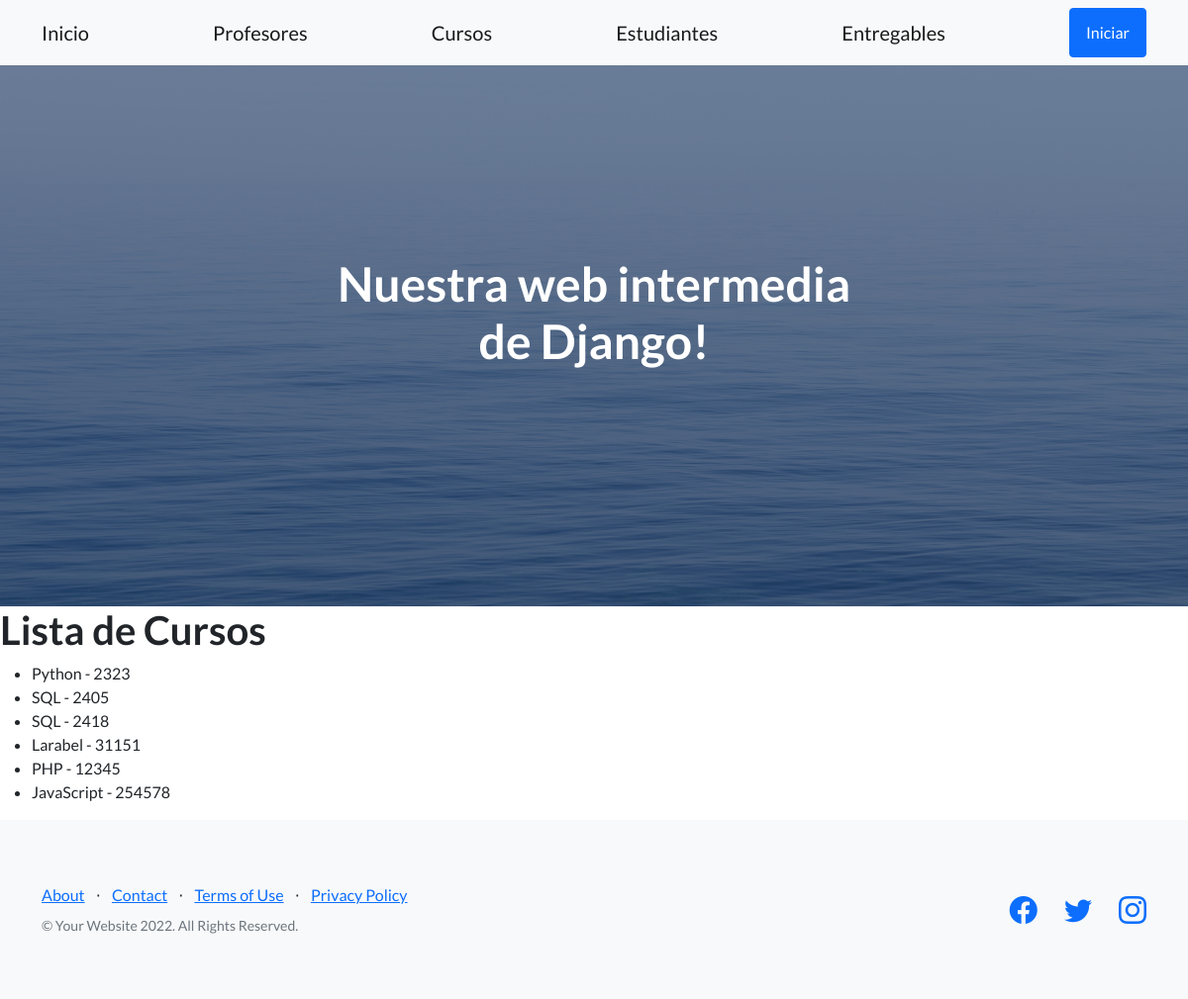
The app's page /app-coder/listaCurso/ with its own data.
### appcoder/models.py (models this page shows)
class Curso(models.Model):
    nombre = models.CharField(max_length=50)
    camada = models.IntegerField()
    def __str__(self):
        return f'{self.nombre} - {self.camada}'

### appcoder/views.py (the view)
# urls.py: path('listaCurso/', listaCursos, name = 'ListaCursos'),
def listaCursos(request):
    cursos = Curso.objects.all()
    return render(request, "leerCursos.html",{"cursos": cursos})

### appcoder/templates/leerCursos.html
{% extends 'padre.html' %}
{% load static %}
{% block contenidoQueCambia %}
<h1>Lista de Cursos</h1>
<ul>
    {% for curso in cursos %}
        <li>
            {{curso}}
        </li>
    {% endfor %}
</ul>
{% endblock contenidoQueCambia %}

### records on screen
Curso: nombre+camada "Python - 2323"
Curso: nombre+camada "SQL - 2405"
Curso: nombre+camada "SQL - 2418"
Curso: nombre+camada "Larabel - 31151"
Curso: nombre+camada "PHP - 12345"
Curso: nombre+camada "JavaScript - 254578"
